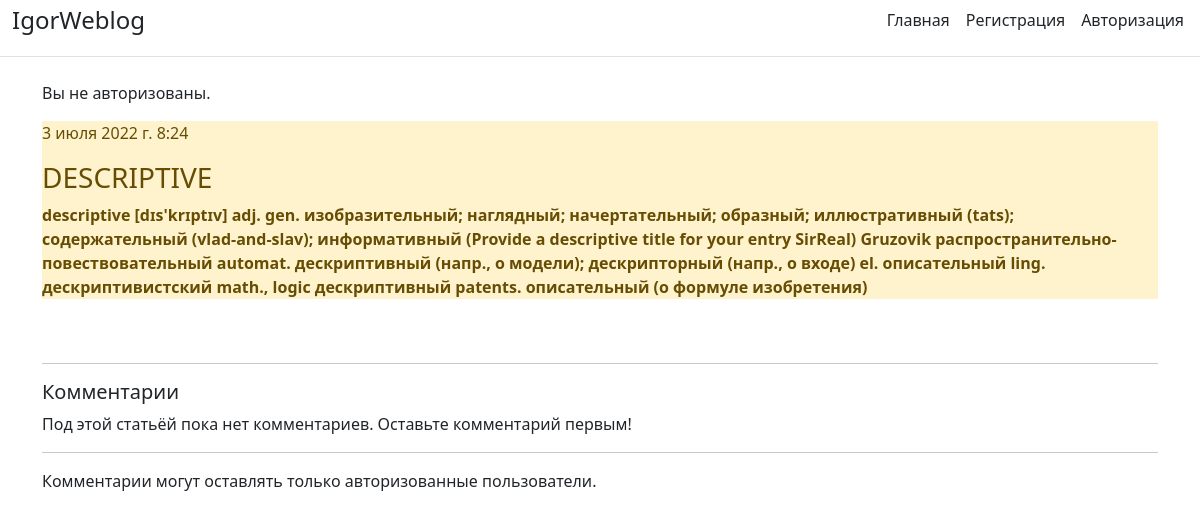
Page /article_detail/2022-07-03-0824051614210000/ on the earlier database version.
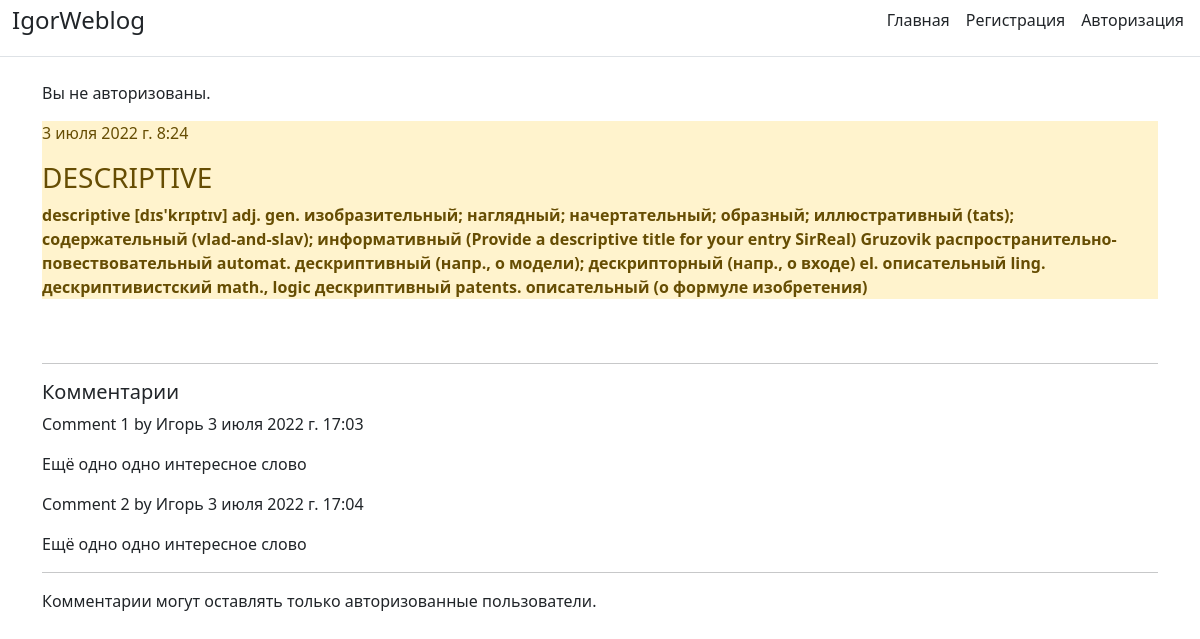
Same page on the later database version.
### Blog/models.py (models this page shows, shortened)
class Task(models.Model):
    title = models.CharField('Название', max_length=50)
    task = models.TextField('Текст')
    created_dt = models.DateTimeField('Дата', auto_now=True)
    publish = models.DateTimeField('Публикация', default=timezone.now)
    slug = models.SlugField('Ссылка', max_length=250, unique=True, null=False, blank=True, db_index=True)
    class Meta:
        verbose_name = 'Пост'
        verbose_name_plural = 'Посты'

class Comment(models.Model):
    post = models.ForeignKey(Task, related_name='comments', on_delete=models.CASCADE)
    name = models.CharField(max_length=80)
    email = models.EmailField()
    body = models.TextField()
    created = models.DateTimeField(auto_now_add=True)
    updated = models.DateTimeField(auto_now=True)
    active = models.BooleanField(default=True)
    class Meta:
        ordering = ('created',)

### Blog/views.py (the view)
# urls.py: path('article_detail/<slug:slug>/', views.article_detail, name='article_detail'),
def article_detail(request, slug):
    article = get_object_or_404(Task, slug=slug)
    comments = article.comments.filter(active=True)
    if request.method == 'POST':
        comment_form = CommentForm(data=request.POST)
        if comment_form.is_valid():
            new_comment = comment_form.save(commit=False)
            new_comment.post = article
            new_comment.save()
    else:
        comment_form = CommentForm()
    context = {'article': article, 'slug': slug, 'comments': comments,
               'comment_form': comment_form}
    return render(request, 'Blog/article_detail.html', context)

### Blog/templates/Blog/article_detail.html (shortened to what this page needs)
{% extends 'Blog/base.html' %}
{% block content %}
<div class="alert-warning mt-3", class="container">
    <p>{{ article.publish }}</p>
    <h3>{{ article.title | upper }}</h3>
    <b>{{ article.task }}</b>
</div>
<br>
<br>
<hr>
{% with comments.Count as total_comments %}
    <h5>
        {{ total_comments }} Комментарии {{ total_comments|pluralize }}
    </h5>
{% endwith %}
{% for comment in comments %}
    <div class="comment">
        <p class="info">
            Comment {{ forloop.counter }} by {{ comment.name }}
            {{ comment.created }}
        </p>
        {{ comment.body|linebreaks }}
    </div>
{% empty %}
    <p>Под этой статьёй пока нет комментариев. Оставьте комментарий первым!</p>
{% endfor %}
<hr>
{% if new_comment %}
    <h2>Ваш коментарий добавлен</h2>
{% else %}
{% if request.user.is_authenticated %}
    <h5>Добавьте комментарий</h5>
    <form method="post" action=".">
        {% csrf_token %}
        {{ comment_form.as_p }}
        <button type="submit" class="btn btn-sucsess" style="background:lightblue">
            Добавить</button>
        <span>{{ error }}</span>
    </form>
{% else %}
    <p>Комментарии могут оставлять только авторизованные пользователи.</p>
{% endif %}
{% endif %}
{% endblock %}

### Blog/templates/Blog/base.html (shortened to what this page needs)
<!doctype html>
<html lang="ru">
<head>
    <link rel="stylesheet" href="https://cdn.jsdelivr.net/npm/bootstrap@5.1.3/dist/css/bootstrap.min.css">
</head>
<body>
    <div class="d-flex flex-column flex-md-row align-items-center pb-3 mb-4 border-bottom">
        <a href="/" class="d-flex align-items-center text-dark text-decoration-none">
        <span class="container fs-4"> IgorWeblog </span></a>
{% if request.user.is_authenticated %}
        <nav class="d-inline-flex mt-2 mt-md-0 ms-md-auto">
            <a class="me-3 py-2 text-dark text-decoration-none" href="{% url 'index' %}">Главная</a>
            <a class="me-3 py-2 text-dark text-decoration-none" href="{% url 'post' %}">Добавить пост</a>
            <a class="me-3 py-2 text-dark text-decoration-none" href="{% url 'registration' %}">Регистрация</a>
            <a class="me-3 py-2 text-dark text-decoration-none" href="{% url 'login' %}">Авторизация</a>
            <a button type="submit" class="btn btn-success" style="background:blue" href="{% url 'logout' %}">Выйти</a>
        </nav>
{% else %}
        <nav class="d-inline-flex mt-2 mt-md-0 ms-md-auto">
            <a class="me-3 py-2 text-dark text-decoration-none" href="{% url 'index' %}">Главная</a>
            <a class="me-3 py-2 text-dark text-decoration-none" href="{% url 'registration' %}">Регистрация</a>
            <a class="me-3 py-2 text-dark text-decoration-none" href="{% url 'login' %}">Авторизация</a>
        </nav>
{% endif %}
    </div>
    <div class="container">
{% if request.user.is_authenticated %}
    <p>Вы авторизованы как {{ user.username|default:'Гость'}}</p>
{% else %}
    <p>Вы не авторизованы.</p>
{% endif %}
    </div>
    <div class="container">
        {% block content %}{% endblock %}
</body>
</html>

Differences in the rows shown:
added Comment: name "Игорь", created "3 июля 2022 г. 17:03", body "Ещё одно одно интересное слово"
added Comment: name "Игорь", created "3 июля 2022 г. 17:04", body "Ещё одно одно интересное слово"
Other differences:
text no longer shown: "Под этой статьёй пока нет комментариев. Оставьте комментарий первым!"
